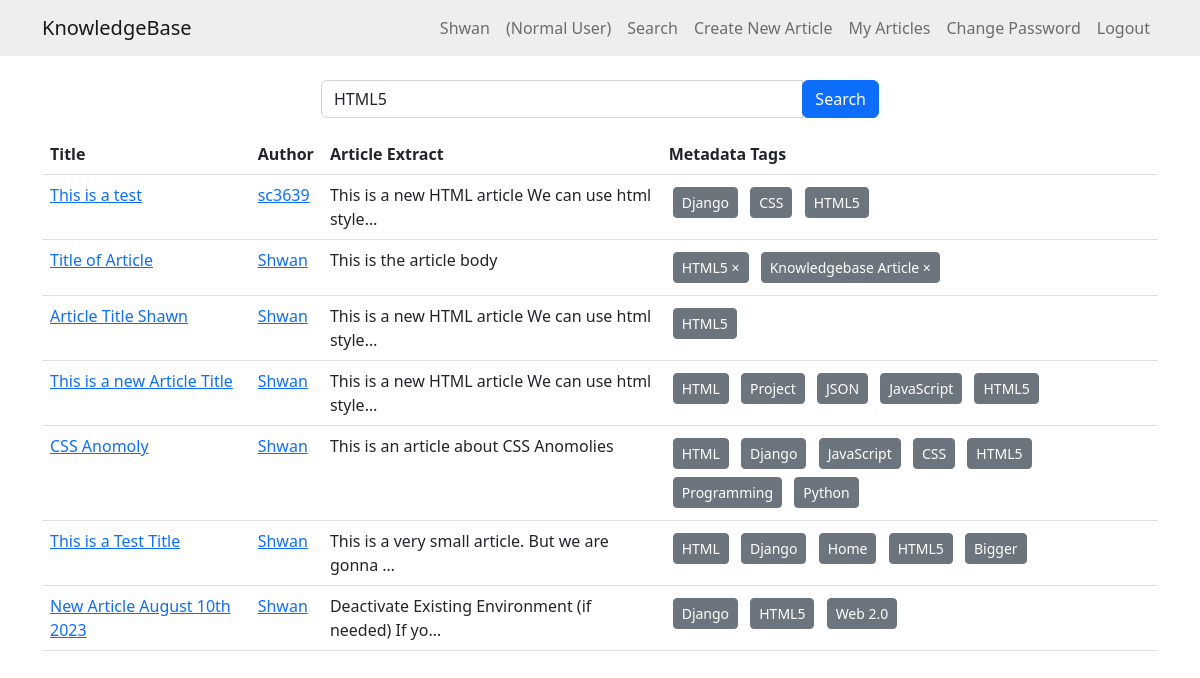
The page /?search=HTML5 (signed in) on the database as committed earlier.
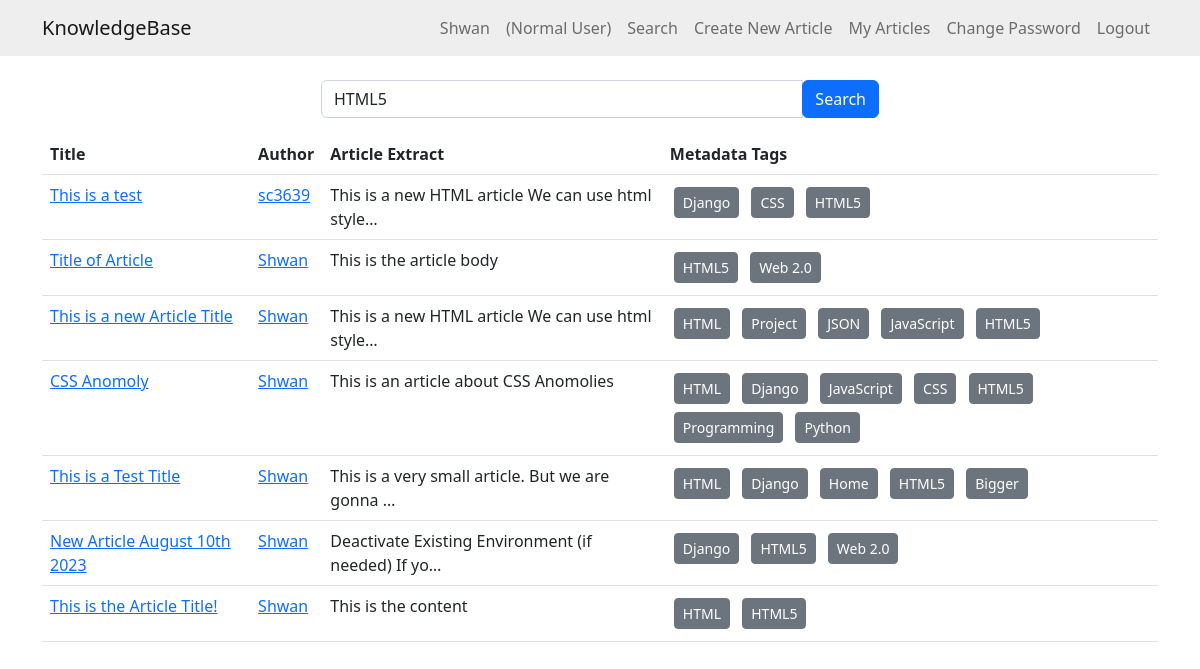
The same page on the database as committed later.
### knowledge/models.py (models this page shows, shortened)
class KBEntry(models.Model):
    title = models.CharField(max_length=255)
    article = models.TextField()
    created_by = models.ForeignKey(User, related_name="created_kb_entries", on_delete=models.SET_NULL, null=True)
    created_datetime = models.DateTimeField(auto_now_add=True)
    modified_datetime = models.DateTimeField(auto_now=True)
    last_modified_by = models.ForeignKey(User, related_name="modified_kb_entries", on_delete=models.SET_NULL, null=True)
    deleted_datetime = models.DateTimeField(null=True, blank=True)
    deleted_by = models.ForeignKey(User, related_name="deleted_kb_entries", on_delete=models.SET_NULL, null=True, blank=True)
    upvotes = models.ManyToManyField(User, related_name="upvoted_kb_entries", blank=True)
    downvotes = models.ManyToManyField(User, related_name="downvoted_kb_entries", blank=True)
    meta_data = models.ManyToManyField('Tag', blank=True) # Assuming you will have a 'Tag' model

class Tag(models.Model):
    name = models.CharField(max_length=100)

### knowledge/views.py (the view)
# urls.py: path('', home, name='home'),
@login_required
def home(request):
    search_term = request.GET.get('search', '')
    entries = KBEntry.objects.none()  # Default to no entries
    if search_term:
        from django.db.models import Q
        entries = KBEntry.objects.filter(
            Q(title__icontains=search_term) |
            Q(article__icontains=search_term) |
            Q(meta_data__name__icontains=search_term) |
            Q(created_by__username__icontains=search_term),  # New condition for author's username
            deleted_datetime__isnull=True
        ).distinct()
        for entry in entries:
            entry.article = strip_tags(entry.article.replace('<p>', ' '))
    return render(request, 'knowledge/home.html', {'entries': entries, 'search_term': search_term})

### knowledge/templates/knowledge/home.html (shortened to what this page needs)
{% extends "knowledge/base.html" %}
{% block content %}
<br>
<div class="mb-3 col-md-6 offset-md-3">
    <form method="GET" class="form-inline">
        <div class="input-group">
            <input type="text" name="search" value="{{ search_term }}" placeholder="Search..." class="form-control" />
            <div class="input-group-append">
                <button type="submit" class="btn btn-primary">Search</button>
            </div>
        </div>
    </form>
</div>
{% if entries %}
    <table class="table">
        <thead>
            <tr>
                <th>Title</th>
                <th>Author</th>
                <th>Article Extract</th>
                <th>Metadata Tags</th>
            </tr>
        </thead>
        <tbody>
        {% for entry in entries %}
            <tr>
                <td><a href="{% url 'article_detail' entry.id %}">{{ entry.title }}</a></td>
                <td><a href="{% url 'user_articles' entry.created_by.id %}">{{ entry.created_by.username }}</a></td>
                <td>{{ entry.article|truncatechars:50 }}</td>
                <td>
                    {% for tag in entry.meta_data.all %}
                        <a href="/?search={{ tag.name }}" class="btn btn-secondary btn-sm m-1">{{ tag.name }}</a>
                    {% endfor %}
                </td>
            </tr>
        {% endfor %}
        </tbody>
    </table>
{% elif search_term %}
    <p>No entries found for "{{ search_term }}".</p>
{% endif %}
{% endblock %}

Rows that differ between the two databases and show on the page:
removed Tag: name "HTML5 ×", shown under KBEntry "Title of Article"
removed Tag: name "Knowledgebase Article ×", shown under KBEntry "Title of Article"
no longer on this page (row edited): KBEntry: title "Article Title Shawn", created_by.username "Shwan", article "This is a new HTML article We can use html style…", Tag (name "HTML5")
changed KBEntry "Title of Article": gains Tag (name "HTML5"); gains Tag (name "Web 2.0")
now on this page (row edited): KBEntry: title "This is the Article Title!", created_by.username "Shwan", article "This is the content", Tag (name "HTML"), Tag (name "HTML5")
